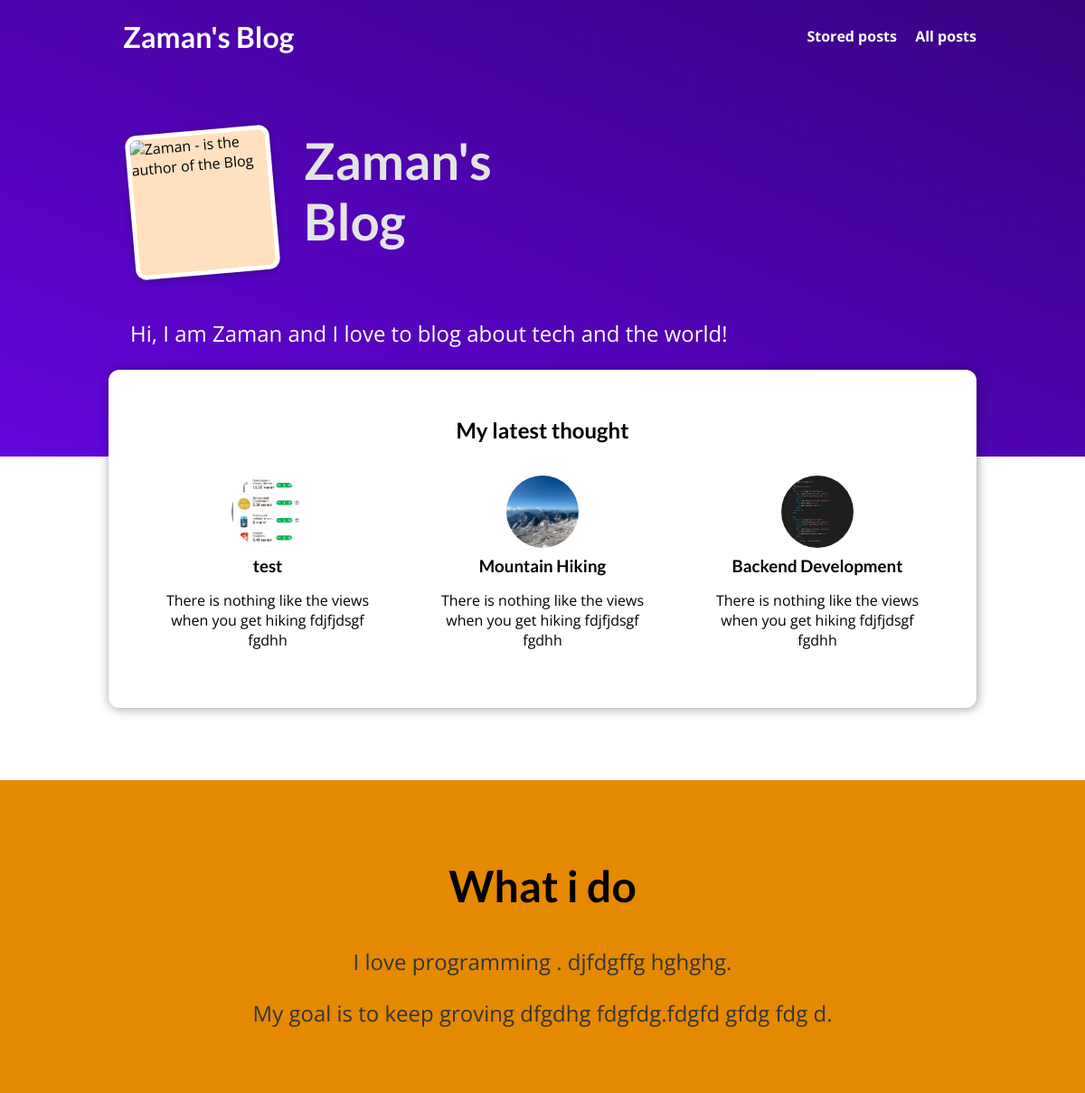
The page / on the database its author committed.
### blog/models.py (models this page shows, shortened)
class Post(models.Model):
    title = models.CharField(max_length=150)
    excerp = models.CharField(max_length=200)
    image = models.ImageField(upload_to="posts", null=True)
    date = models.DateField(auto_now=True)
    slug = models.SlugField(unique=True)
    content = models.TextField(validators=[MinLengthValidator(10)])
    author = models.ForeignKey(Author, on_delete=models.SET_NULL, null=True, related_name="posts")
    tags = models.ManyToManyField(Tag)

### blog/views.py (the view)
# urls.py: path("", views.StartingPageView.as_view(), name="starting-page"),
class StartingPageView(ListView):
    template_name = "blog/index.html"
    model = Post
    ordering = ["-date"]
    context_object_name = "posts"
    def get_queryset(self):
        queryset = super().get_queryset()
        data = queryset[:3]
        return data

### blog/templates/blog/index.html (shortened to what this page needs)
{% extends "base.html" %}
{% load static %}
{% block css_files %}
<link rel="stylesheet" href="{% static 'blog/post.css' %}"/>
<link rel="stylesheet" href="{% static 'blog/index.css' %}"/>
{% endblock  %}
{% block content %}
<section id="welcome">
    <header>
    <img src="{% static 'blog/images/IMG_20230406_105542.jpg' %}" alt="Zaman - is the author of the Blog" />
    <h2>Zaman's Blog</h2>
    </header>
    <p>Hi, I am Zaman and I love to blog about tech and the world!</p>
</section>
<section id="latest-posts">
<h2>My latest thought</h2>
<ul>
    {% for post in posts %}
    {% include "blog/includes/post.html" %}
    {% endfor %}
</ul>
</section>
<section id="about">
    <h2>What i do</h2>
    <p>I love programming . djfdgffg hghghg. </p>
    <p>My goal  is to keep groving dfgdhg fdgfdg.fdgfd gfdg fdg d.</p>
</section>
{% endblock  %}

### blog/templates/blog/includes/post.html
<li>
    <article class="post">
        <a href="{% url 'post-detail-page' post.slug %}">
            <img src="{{ post.image.url }}" alt="{{ post.title }}">
            <div class="post__content">
                <h3>{{ post.title }}</h3>
                <p>{{ post.excerp }}</p>
            </div>
        </a>
    </article>
</li>

### static/app.css (style rules this page uses)
* { box-sizing: border-box; }
html { font-family: 'Open Sans', 'Lato', sans-serif; }
body { margin: 0; }
h1, h2, h3 { font-family: 'Lato', sans-serif; font-weight: bold; }

### blog/static/blog/post.css (style rules this page uses)
.post { display: flex; flex-direction: column; align-items: center; text-align: center; }
.post a { text-decoration: none; color: black; transition: all 0.2s ease; padding: 1rem; }
.post img { width: 5rem; height: 5rem; object-fit: cover; border-radius: 50%; }
.post h3 { margin: 0.25rem 0; }

### blog/static/blog/index.css (style rules this page uses)
#welcome { background: linear-gradient(to right top, #6305dd, #390281); padding: 6rem 12%; }
#welcome header { display: flex; align-items: flex-start; margin: 3rem auto; }
#welcome img { width: 10rem; height: 10rem; object-fit: cover; object-position: top; border: 5px solid white; border-radius: 12px; background-color: #ffe1bf; transform: rotateZ(-5deg); box-shadow: 0 2px 8px rgba(0, 0, 0, 0.25); }
#welcome h2 { font-size: 3.5rem; margin: 0 0 0 2rem; color: #e4e4e4; width: 10rem; }
#welcome p { color: white; font-size: 1.5rem; }
#latest-posts { background-color: white; padding: 2rem; border-radius: 12px; width: 60rem; margin: -6rem auto 2rem auto; box-shadow: 1px 1px 12px rgba(0, 0, 0, 0.4); }
#latest-posts h2 { text-align: center; }
#latest-posts ul { list-style: none; margin: 0; padding: 0; display: flex; gap: 1rem; }
#latest-posts li { flex: 1; }
#about { text-align: center; padding: 3rem; background-color: #e48900; margin-top: 5rem; }
#about h2 { font-size: 3rem; }
#about p { font-size: 1.5rem; color: #353535; }

### rows shown on the page
Post: image (picture), title "test", excerp "There is nothing like the views when you get hiking fdjfjdsgf fgdhh"
Post: image (picture), title "Mountain Hiking", excerp "There is nothing like the views when you get hiking fdjfjdsgf fgdhh"
Post: image (picture), title "Backend Development", excerp "There is nothing like the views when you get hiking fdjfjdsgf fgdhh"
